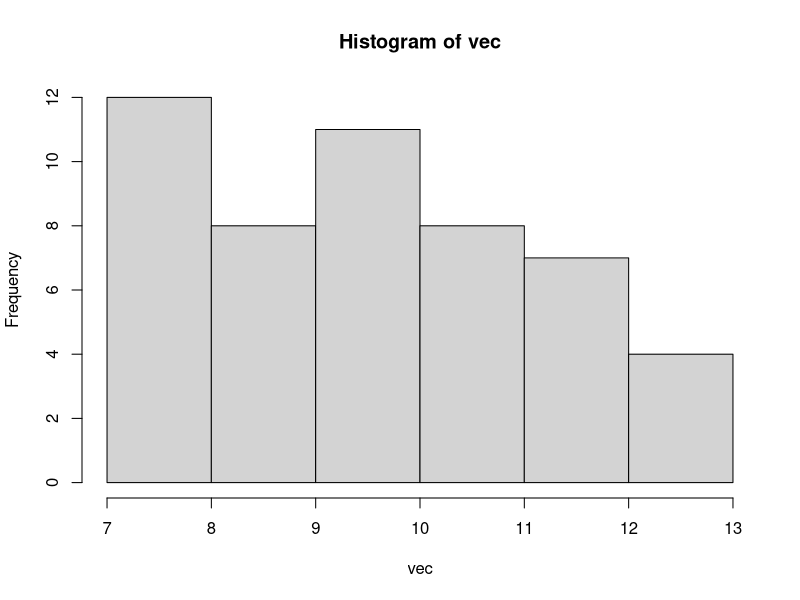

Here is the R script that generated this plot:
P = c(6,8,10,12,14)

print(mean(P))
print(var(P))

n = 50
vec = c()

for (i in 1:n){
  s = sample(P, 2, replace=T)
  vec = c(vec, mean(s))
}

print(mean(vec))
print(var(vec))

hist(vec)
